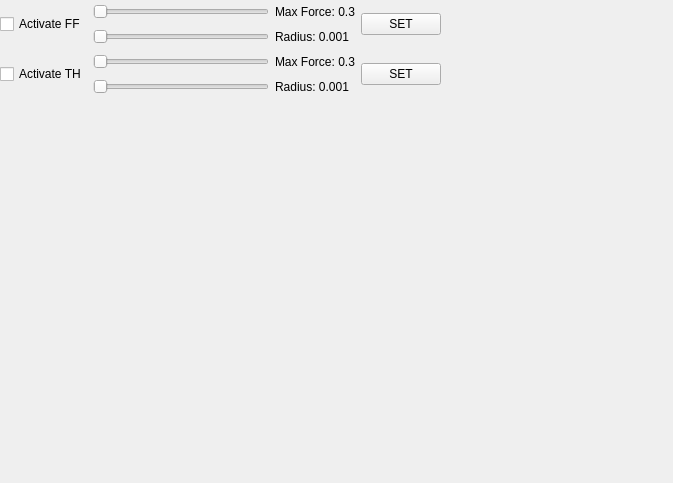
<?xml version="1.0" encoding="UTF-8"?>
<ui version="4.0">
 <class>SmrControllersGuiUi</class>
 <widget class="QDockWidget" name="SmrControllersGuiUi">
  <property name="geometry">
   <rect>
    <x>0</x>
    <y>0</y>
    <width>673</width>
    <height>483</height>
   </rect>
  </property>
  <property name="windowTitle">
   <string>SMR Controllers GUI</string>
  </property>
  <widget class="QWidget" name="contents">
   <widget class="QWidget" name="gridLayoutWidget">
    <property name="geometry">
     <rect>
      <x>0</x>
      <y>0</y>
      <width>441</width>
      <height>98</height>
     </rect>
    </property>
    <layout class="QGridLayout" name="gridLayout">
     <item row="0" column="1">
      <widget class="QSlider" name="slider_max_forceFF">
       <property name="mouseTracking">
        <bool>false</bool>
       </property>
       <property name="maximum">
        <number>4</number>
       </property>
       <property name="singleStep">
        <number>1</number>
       </property>
       <property name="orientation">
        <enum>Qt::Horizontal</enum>
       </property>
      </widget>
     </item>
     <item row="1" column="1">
      <widget class="QSlider" name="slider_radiusFF">
       <property name="maximum">
        <number>100</number>
       </property>
       <property name="orientation">
        <enum>Qt::Horizontal</enum>
       </property>
      </widget>
     </item>
     <item row="0" column="2">
      <widget class="QLabel" name="text_max_forceFF">
       <property name="text">
        <string>Max Force: 0.3</string>
       </property>
      </widget>
     </item>
     <item row="1" column="2">
      <widget class="QLabel" name="text_radiusFF">
       <property name="text">
        <string>Radius: 0.001</string>
       </property>
      </widget>
     </item>
     <item row="0" column="3" rowspan="2">
      <widget class="QPushButton" name="btn_setFF">
       <property name="text">
        <string>SET</string>
       </property>
      </widget>
     </item>
     <item row="0" column="0" rowspan="2">
      <widget class="QCheckBox" name="checkFF">
       <property name="text">
        <string>Activate FF</string>
       </property>
      </widget>
     </item>
     <item row="2" column="0" rowspan="2">
      <widget class="QCheckBox" name="checkTH">
       <property name="text">
        <string>Activate TH</string>
       </property>
      </widget>
     </item>
     <item row="2" column="1">
      <widget class="QSlider" name="slider_max_forceTH">
       <property name="mouseTracking">
        <bool>false</bool>
       </property>
       <property name="maximum">
        <number>4</number>
       </property>
       <property name="singleStep">
        <number>1</number>
       </property>
       <property name="orientation">
        <enum>Qt::Horizontal</enum>
       </property>
      </widget>
     </item>
     <item row="3" column="1">
      <widget class="QSlider" name="slider_radiusTH">
       <property name="maximum">
        <number>100</number>
       </property>
       <property name="orientation">
        <enum>Qt::Horizontal</enum>
       </property>
      </widget>
     </item>
     <item row="2" column="2">
      <widget class="QLabel" name="text_max_forceTH">
       <property name="text">
        <string>Max Force: 0.3</string>
       </property>
      </widget>
     </item>
     <item row="3" column="2">
      <widget class="QLabel" name="text_radiusTH">
       <property name="text">
        <string>Radius: 0.001</string>
       </property>
      </widget>
     </item>
     <item row="2" column="3" rowspan="2">
      <widget class="QPushButton" name="btn_setTH">
       <property name="text">
        <string>SET</string>
       </property>
      </widget>
     </item>
    </layout>
   </widget>
  </widget>
 </widget>
 <resources/>
 <connections/>
</ui>
